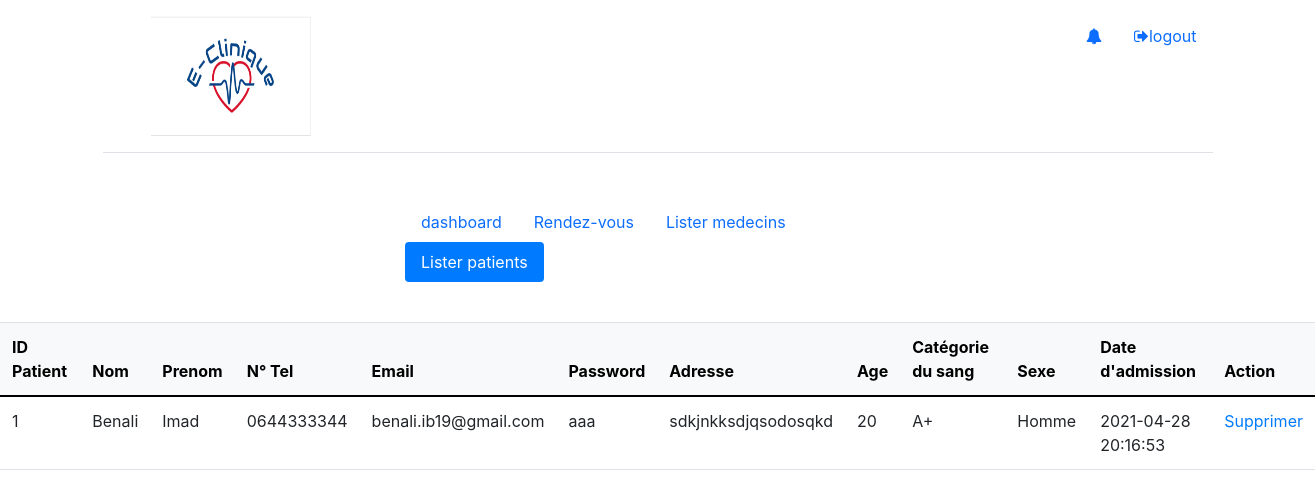
The app's page /admin/viewPatients.php with its own data.
### tables this page shows
CREATE TABLE `patient` (
  `idP` int(11) NOT NULL,
  `idAd` int(11) DEFAULT NULL,
  `nom` varchar(50) DEFAULT NULL,
  `prenom` varchar(50) DEFAULT NULL,
  `age` int(11) DEFAULT NULL,
  `bloodCategory` varchar(10) DEFAULT NULL,
  `sexe` varchar(10) NOT NULL,
  `tel` varchar(12) DEFAULT NULL,
  `email` varchar(50) DEFAULT NULL,
  `adresse` varchar(50) DEFAULT NULL,
  `password` varchar(50) DEFAULT NULL,
  `dateAdmission` datetime DEFAULT NULL
);

### admin/viewPatients.php (the view, shortened to what this page needs)
<!DOCTYPE html>
<html>
<head>
    <link href="https://cdn.jsdelivr.net/npm/bootstrap@5.0.0-beta3/dist/css/bootstrap.min.css" rel="stylesheet">
    <link href="https://maxcdn.bootstrapcdn.com/bootstrap/4.0.0/css/bootstrap.min.css" rel="stylesheet">
    <link rel="stylesheet" href="../CSSFiles/style1.css">
    <link rel="stylesheet" href="https://stackpath.bootstrapcdn.com/font-awesome/4.7.0/css/font-awesome.min.css">
</head>
<body>
    <div class="container" >
        <header class="d-flex flex-wrap justify-content-center py-3 mb-4 border-bottom">
            <a href="../home.php" class="d-flex align-items-center mb-3 mb-md-0 me-md-auto text-dark text-decoration-none">
            <svg class="bi me-2" width="40" height="32"><use xlink:href="#bootstrap"/></svg>
            <img src="../Images/Logo Site.PNG" alt="Logo" title="Logo" height="120px" width="160px">
            </a>
            <?php include("notificationIndex.php"); ?>
            <ul class="nav nav-pills">
                <li class="nav-item">
                <a class="nav-link" href="../logout.php"><i class="fa fa-sign-out" aria-hidden="true"></i>logout</a>
                </li>
            </ul>
        </header>
        <div class="divNav">
        <ul class="nav nav-pills">
            <li class="nav-item">
                <a class="nav-link " aria-current="page" href="admin_index.php" id="dash" >dashboard</a>
            </li>
            <li class="nav-item">
                <a class="nav-link " href="viewAppointements.php" id="rdv">Rendez-vous</a>
            </li>
            <li class="nav-item">
                <a class="nav-link " href="viewDoctors.php" id="lm">Lister medecins</a>
            </li>
            <li class="nav-item">
                <a class="nav-link active" href="viewPatients.php" id="lp">Lister patients</a>
            </li>
        </ul>
        </div>
    </div>
<div>
        <table class="table" style="margin-top: 15px;">
			<thead class="table-light">
				<th>ID Patient</th>
				<th>Nom</th>
				<th>Prenom</th>
                <th>N° Tel</th>
				<th>Email</th>
				<th>Password</th>
				<th>Adresse</th>
				<th>Age</th>
				<th>Catégorie du sang</th>
				<th>Sexe</th>
				<th>Date d'admission</th>
				<th>Action</th>
			</thead>
			<tbody>
				<?php
					$query=mysqli_query($conn,"select * from patient");
					while($row=mysqli_fetch_array($query)){
						?>
						<tr id="<?php echo $row['idP']; ?>">
							<td><?php echo $row['idP']; ?></td>
                            <td><?php echo $row['nom']; ?></td>
							<td><?php echo $row['prenom']; ?></td>
							<td><?php echo $row['tel']; ?></td>
							<td><?php echo $row['email']; ?></td>
							<td><?php echo $row['password']; ?></td>
							<td><?php echo $row['adresse']; ?></td>
							<td><?php echo $row['age']; ?></td>
							<td><?php echo $row['bloodCategory']; ?></td>
							<td><?php echo $row['sexe']; ?></td>
							<td><?php echo $row['dateAdmission']; ?></td>
                            <td>
								<a href="deletePatient.php?idPatient=<?php echo $row['idP']; ?>&nomPatient=<?php echo $row['nom']; ?>" onclick="return(confirm('Etes-vous sûr de vouloir supprimer ce patient?'));">Supprimer</a>
							</td>
						</tr>
						<?php
					}
				?>
			</tbody>
		</table>
	</div>
</body>
</html>

### CSSFiles/style1.css (style rules this page uses)
.divNav { margin: auto; width: 50%; padding: 25px; }

### records on screen
patient: idP "1", nom "Benali", prenom "Imad", tel "0644333344", email "benali.ib19@gmail.com", password "aaa", adresse "sdkjnkksdjqsodosqkd", age "20", bloodCategory "A+", sexe "Homme", dateAdmission "2021-04-28 20:16:53"
